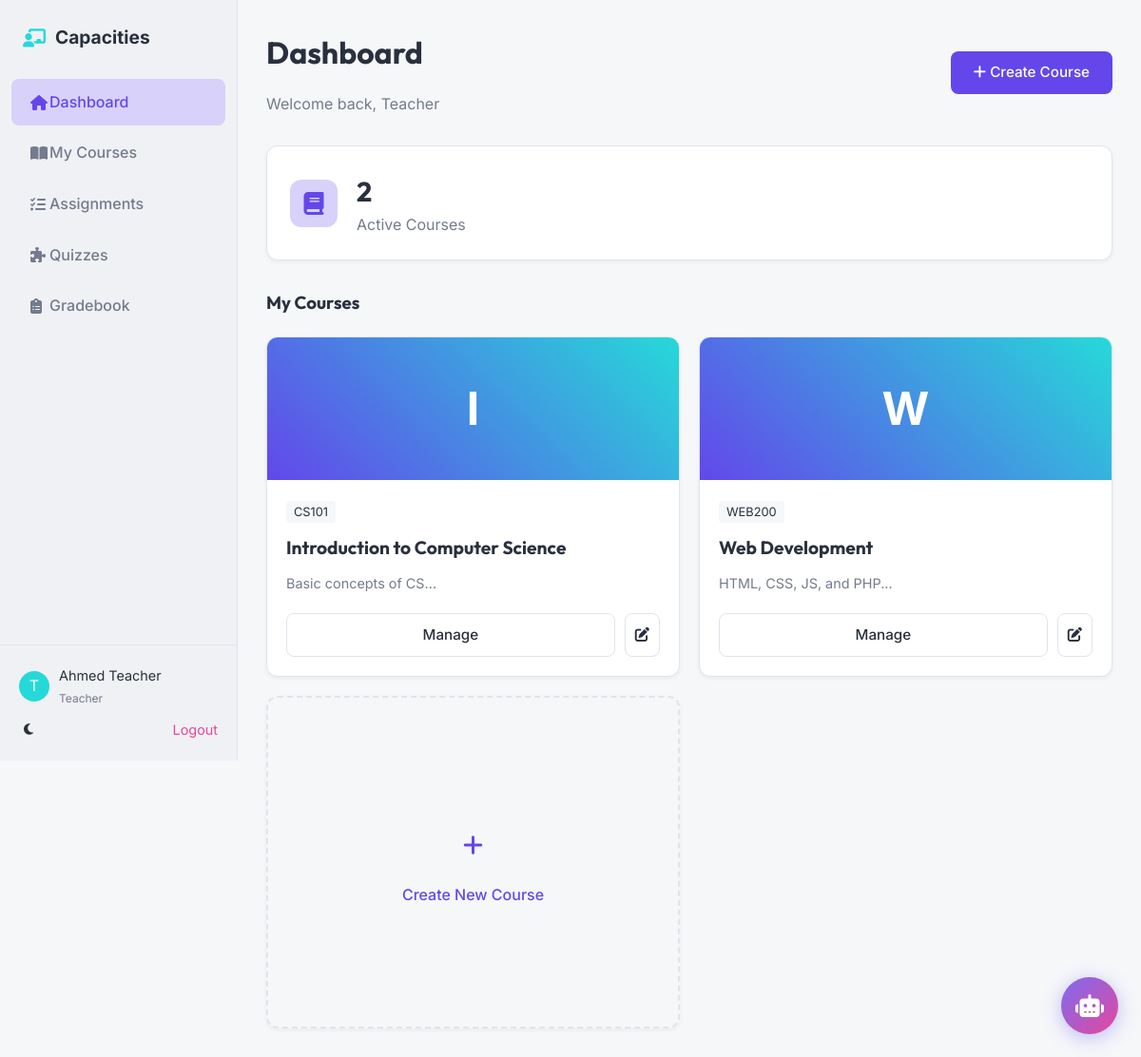
Screenshot of /teacher/dashboard (signed in) with the database file from the repository.
### tables this page shows
CREATE TABLE `courses` (
  `id` INT UNSIGNED NOT NULL AUTO_INCREMENT,
  `title` VARCHAR(200) NOT NULL,
  `code` VARCHAR(20) NOT NULL,
  `description` TEXT NULL,
  `teacher_id` INT UNSIGNED NOT NULL,
  `image` VARCHAR(255) DEFAULT 'course-placeholder.jpg',
  `start_date` DATE NULL,
  `end_date` DATE NULL,
  `status` ENUM('active', 'archived') DEFAULT 'active',
  `created_at` TIMESTAMP DEFAULT CURRENT_TIMESTAMP,
  PRIMARY KEY (`id`),
  UNIQUE INDEX `code_unique` (`code` ASC),
  INDEX `fk_courses_teacher_idx` (`teacher_id` ASC),
  CONSTRAINT `fk_courses_teacher`
    FOREIGN KEY (`teacher_id`)
    REFERENCES `users` (`id`)
    ON DELETE CASCADE
    ON UPDATE CASCADE
);

### index.php (called while the page is built)
<?php
require_once 'public/index.php';

### app/Config/Database.php (called while the page is built, shortened)
<?php
class Database {
    private static $connection = null;
    public static function connect() {
        if (self::$connection === null) {
            try {
                $dsn = "mysql:host=" . DB_HOST . ";dbname=" . DB_NAME . ";charset=" . DB_CHAR;
                $options = [
                    PDO::ATTR_ERRMODE => PDO::ERRMODE_EXCEPTION,
                    PDO::ATTR_DEFAULT_FETCH_MODE => PDO::FETCH_ASSOC,
                    PDO::ATTR_EMULATE_PREPARES => false,
                ];
                self::$connection = new PDO($dsn, DB_USER, DB_PASS, $options);
            } catch (PDOException $e) {
                if (DEBUG) {
                    die("Database Connection Error: " . $e->getMessage());
                } else {
                    die("System Error: Could not connect to the database.");
                }
            }
        }
        return self::$connection;
    }
}

### app/Libraries/Session.php (called while the page is built, shortened)
<?php
class Session {
    public static function get($key) {
        return isset($_SESSION[$key]) ? $_SESSION[$key] : null;
    }
}

### app/Models/Course.php (called while the page is built, shortened)
<?php
require_once APP . '/Config/Database.php';
class Course {
    private $db;
    public function __construct() {
        $this->db = Database::connect();
    }
    public function getByTeacher($teacherId) {
        $sql = "SELECT * FROM courses WHERE teacher_id = :teacher_id AND status != 'archived'";
        $stmt = $this->db->prepare($sql);
        $stmt->execute([':teacher_id' => $teacherId]);
        return $stmt->fetchAll();
    }
}

### views/teacher/dashboard.php (the view, shortened to what this page needs)
<div class="main-header">
    <div>
        <h1>Dashboard</h1>
        <p style="color: var(--text-muted);">Welcome back, Teacher</p>
    </div>
    <a href="<?= APP_URL ?>/teacher/courses/create" class="btn btn-primary"><i class="fas fa-plus"></i> Create Course</a>
</div>
<div style="display: grid; grid-template-columns: repeat(auto-fit, minmax(240px, 1fr)); gap: 20px; margin-bottom: 30px;">
    <div class="card" style="display: flex; align-items: center; gap: 20px;">
        <div style="width: 50px; height: 50px; background: hsl(var(--primary-hue), 80%, 90%); border-radius: 12px; display: flex; align-items: center; justify-content: center;">
            <i class="fas fa-book" style="font-size: 1.5rem; color: var(--primary);"></i>
        </div>
        <div>
            <h3 style="margin: 0; font-size: 1.8rem;"><?= $course_count ?></h3>
            <span style="color: var(--text-muted);">Active Courses</span>
        </div>
    </div>
</div>
<h3 style="margin-bottom: 20px;">My Courses</h3>
<div style="display: grid; grid-template-columns: repeat(auto-fill, minmax(300px, 1fr)); gap: 20px;">
    <?php foreach($courses as $course): ?>
    <div class="card" style="padding: 0; overflow: hidden; display: flex; flex-direction: column;">
        <div style="height: 150px; background: #eee; position: relative;">
            <?php if($course['image'] && $course['image'] != 'course-placeholder.jpg'): ?>
                <img src="<?= APP_URL . '/' . $course['image'] ?>" style="width: 100%; height: 100%; object-fit: cover;">
            <?php else: ?>
                <div style="width: 100%; height: 100%; background: linear-gradient(45deg, var(--primary), var(--secondary)); display: flex; align-items: center; justify-content: center; color: white; font-size: 3rem; font-weight: bold;">
                    <?= substr($course['title'], 0, 1) ?>
                </div>
            <?php endif; ?>
        </div>
        <div style="padding: 20px; flex: 1; display: flex; flex-direction: column;">
            <div style="margin-bottom: 10px;">
                <span style="font-size: 0.8rem; background: var(--bg-body); padding: 4px 8px; border-radius: 4px;"><?= $course['code'] ?></span>
            </div>
            <h3 style="font-size: 1.2rem; margin-bottom: 10px;"><a href="<?= APP_URL ?>/teacher/courses/view/<?= $course['id'] ?>"><?= $course['title'] ?></a></h3>
            <p style="color: var(--text-muted); font-size: 0.9rem; margin-bottom: 20px; flex: 1;"><?= substr($course['description'], 0, 100) ?>...</p>
            <div style="display: flex; gap: 10px;">
                <a href="<?= APP_URL ?>/teacher/courses/view/<?= $course['id'] ?>" class="btn btn-outline" style="flex: 1; text-align: center;">Manage</a>
                <a href="<?= APP_URL ?>/teacher/courses/edit/<?= $course['id'] ?>" class="btn btn-outline" style="padding: 10px;"><i class="fas fa-edit"></i></a>
            </div>
        </div>
    </div>
    <?php endforeach; ?>
    <a href="<?= APP_URL ?>/teacher/courses/create" class="card" style="display: flex; align-items: center; justify-content: center; flex-direction: column; gap: 10px; border: 2px dashed var(--border-color); background: transparent; transition: all 0.2s; min-height: 350px;">
        <div style="width: 60px; height: 60px; background: var(--bg-body); border-radius: 50%; display: flex; align-items: center; justify-content: center;">
            <i class="fas fa-plus" style="color: var(--primary); font-size: 1.5rem;"></i>
        </div>
        <span style="font-weight: 500; color: var(--primary);">Create New Course</span>
    </a>
</div>

### public/assets/css/main.css (style rules this page uses)
* { box-sizing: border-box; margin: 0; padding: 0; }
body { font-family: var(--font-body); background-color: var(--bg-body); color: var(--text-main); transition: background-color 0.3s ease, color 0.3s ease; line-height: 1.6; }
h1, h2, h3, h4, h5, h6 { font-family: var(--font-heading); margin-bottom: 1rem; font-weight: 700; }
a { text-decoration: none; color: inherit; }
.card { background: var(--bg-card); border-radius: var(--radius); padding: 24px; box-shadow: var(--shadow-sm); border: 1px solid var(--border-color); transition: transform 0.2s ease, box-shadow 0.2s ease; }
.btn { display: inline-block; padding: 10px 24px; border-radius: 8px; font-weight: 500; cursor: pointer; transition: all 0.2s; border: none; font-size: 0.95rem; }
.btn-primary { background-color: var(--primary); color: white; }
.btn-outline { border: 1px solid var(--border-color); background: transparent; color: var(--text-main); }
.main-header { display: flex; justify-content: space-between; align-items: center; margin-bottom: 30px; }

### public/assets/css/theme.css (style rules this page uses)
:root { --primary-hue: 250; --primary: hsl(var(--primary-hue), 80%, 60%); --primary-hover: hsl(var(--primary-hue), 80%, 50%); --primary-light: hsl(var(--primary-hue), 80%, 90%); --secondary-hue: 180; --secondary: hsl(var(--secondary-hue), 70%, 50%); --accent-hue: 330; --accent: hsl(var(--accent-hue), 80%, 60%); --bg-body: hsl(220, 20%, 97%); --bg-card: hsl(0, 0%, 100%); --bg-sidebar: hsl(220, 20%, 95%); --text-main: hsl(220, 20%, 20%); --text-muted: hsl(220, 10%, 50%); --text-light: hsl(220, 10%, 90%); --border-color: hsl(220, 20%, 90%); --shadow-sm: 0 2px 4px rgba(0, 0, 0, 0.05); --shadow-md: 0 4px 6px rgba(0, 0, 0, 0.1); --shadow-lg: 0 10px 15px rgba(0, 0, 0, 0.1); --radius: 12px; --font-heading: "Outfit", sans-serif; --font-body: "Inter", sans-serif; --header-height: 70px; --sidebar-width: 250px; }

### rows the page displays
courses: title "I", code "CS101", title "Introduction to Computer Science", description "Basic concepts of CS"
courses: title "W", code "WEB200", title "Web Development", description "HTML, CSS, JS, and PHP"

### other values shown
Session::get('user_name') "Ahmed Teacher"
$course_count "2"
